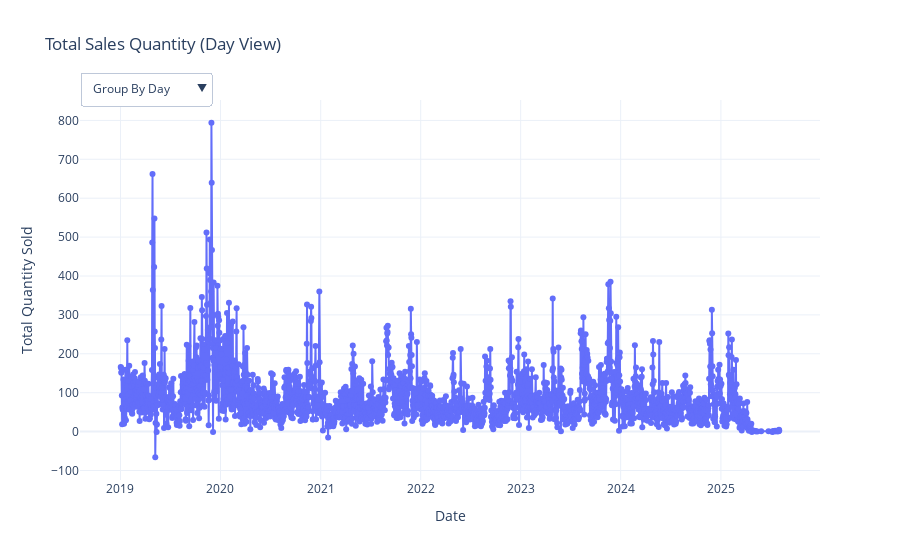

Write notebook code for a chart like this one.
### Code cell
# Visualize Data to Identify Patterns and Seasonality
plot_interactive_sales_dashboard(data)
